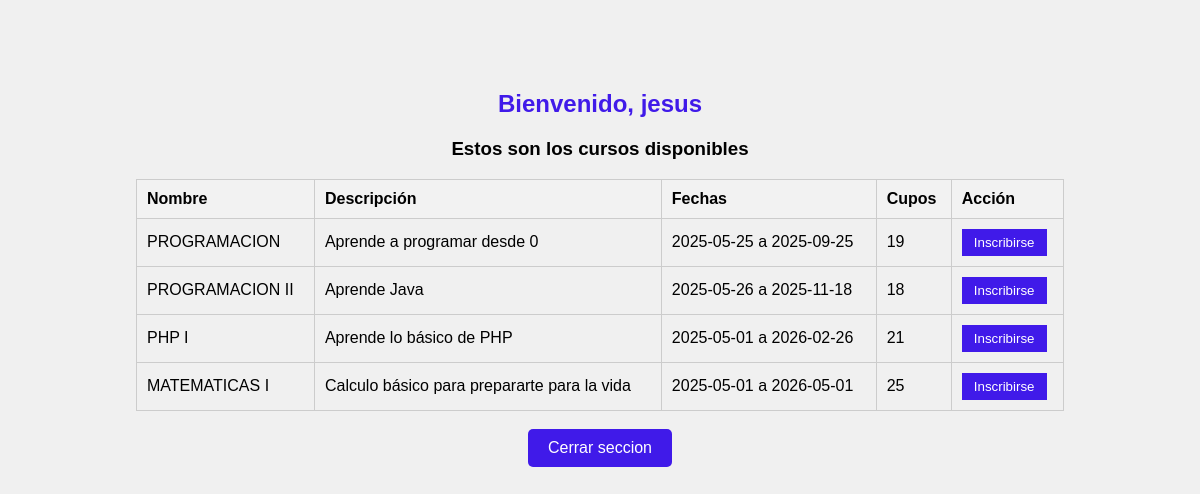
/usuario_panel.php (signed in), run on the app's committed database.
### tables this page shows
CREATE TABLE `cursos` (
  `id` int(11) NOT NULL,
  `nombre` varchar(100) NOT NULL,
  `descripcion` text DEFAULT NULL,
  `fecha_inicio` date DEFAULT NULL,
  `fecha_fin` date DEFAULT NULL,
  `cupos` int(11) DEFAULT NULL
);

### usuario_panel.php (the view, shortened to what this page needs)
<?php
include 'conexion.php';
$result = $conn->query("SELECT * FROM cursos");
?>
<!DOCTYPE html>
<html>
<head>
</head>
<body>
<h2>Bienvenido, <?php echo htmlspecialchars($_SESSION['usuario']); ?></h2>
<h3>Estos son los cursos disponibles</h3>
<di>
<table>
    <tr>
        <th>Nombre</th>
        <th>Descripción</th>
        <th>Fechas</th>
        <th>Cupos</th>
        <th>Acción</th>
    </tr>
    <?php while ($curso = $result->fetch_assoc()) { ?>
    <tr>
        <td><?php echo htmlspecialchars($curso['nombre']); ?></td>
        <td><?php echo htmlspecialchars($curso['descripcion']); ?></td>
        <td><?php echo htmlspecialchars($curso['fecha_inicio']) . " a " . htmlspecialchars($curso['fecha_fin']); ?></td>
        <td><?php echo htmlspecialchars($curso['cupos']); ?></td>
        <td>
            <form method="POST" action="">
                <button type="submit">Inscribirse</button>
            </form>
        </td>
    </tr>
    <?php } ?>
</table>
<br>
<a href='logout.php' class='button-link'>Cerrar seccion</a>
</di>
</body>
</html>

### usuario_panel.php (style rules this page uses)
body { font-family: Arial, sans-serif; margin: 20px; }
table { border-collapse: collapse; width: 100%; }
th, td { border: 1px solid #ccc; padding: 8px; text-align: left; }
th { background-color: #f2f2f2; }
button { padding: 6px 12px; }
body { font-family: Arial, sans-serif; text-align: center; padding-top: 50px; background-color: #f0f0f0; }
h2 { color: #401ae9; margin-bottom: 20px; }
table { width: 80%; margin: auto; border-collapse: collapse; }
th, td { padding: 10px; text-align: left; }
button { padding: 6px 12px; background-color: #401ae9; color: white; border: none; cursor: pointer; }
.button-link { display: inline-block; padding: 10px 20px; background-color: #401ae9; color: white; text-decoration: none; border-radius: 5px; }
a { color: #401ae9; text-decoration: none; }

### data on the page
cursos: nombre "PROGRAMACION", descripcion "Aprende a programar desde 0", fecha_inicio "2025-05-25", fecha_fin "2025-09-25", cupos "19"
cursos: nombre "PROGRAMACION II", descripcion "Aprende Java", fecha_inicio "2025-05-26", fecha_fin "2025-11-18", cupos "18"
cursos: nombre "PHP I", descripcion "Aprende lo básico de PHP", fecha_inicio "2025-05-01", fecha_fin "2026-02-26", cupos "21"
cursos: nombre "MATEMATICAS I", descripcion "Calculo básico para prepararte para la vida", fecha_inicio "2025-05-01", fecha_fin "2026-05-01", cupos "25"

### other printed values
$_SESSION['usuario'] "jesus"
